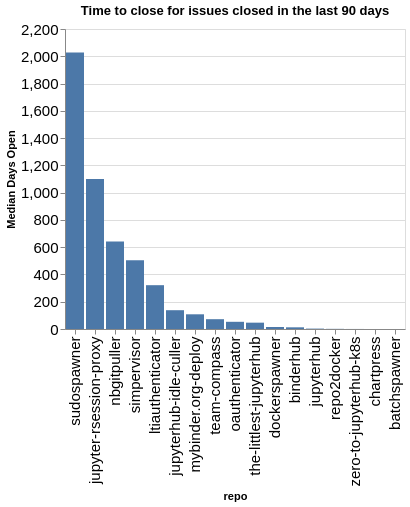

Source (notebook cell):
### Code cell
time_open = closed.groupby(['org', 'repo']).agg({'time_open': 'median'}).reset_index()
time_open['time_open'] = time_open['time_open'] / (60 * 60 * 24)
time_open['org/repo'] = time_open.apply(lambda a: a['org'] + '/' + a['repo'], axis=1)
sorted_vals = time_open.sort_values(['org', 'time_open'], ascending=False)['repo'].values
alt.Chart(data=time_open, title=f"Time to close for issues closed in the last {n_days} days").mark_bar().encode(
    x=alt.X('repo', sort=alt.Sort(sorted_vals.tolist())),
    y=alt.Y('time_open', title="Median Days Open"),
)

### Figure 1 — Vega-Lite specification as saved in the notebook (floating-point values rounded to 4 significant figures)
{"config": {"axisLeft": {"labelFontSize": 15}, "axisBottom": {"labelFontSize": 15}}, "data": {"name": "data-6d2671735ccbdb90cdf598f34e6ce8cc"}, "mark": {"type": "bar"}, "encoding": {"x": {"field": "repo", "sort": ["sudospawner", "jupyter-rsession-proxy", "nbgitpuller", "simpervisor", "ltiauthenticator", "jupyterhub-idle-culler", "mybinder.org-deploy", "team-compass", "oauthenticator", "the-littlest-jupyterhub", "dockerspawner", "binderhub", "jupyterhub", "repo2docker", "zero-to-jupyterhub-k8s", "chartpress", "batchspawner"], "type": "nominal"}, "y": {"field": "time_open", "title": "Median Days Open", "type": "quantitative"}}, "title": "Time to close for issues closed in the last 90 days", "$schema": "https://vega.github.io/schema/vega-lite/v5.20.1.json", "datasets": {"data-6d2671735ccbdb90cdf598f34e6ce8cc": [{"org": "jupyterhub", "repo": "batchspawner", "time_open": 0.00309, "org/repo": "jupyterhub/batchspawner"}, {"org": "jupyterhub", "repo": "binderhub", "time_open": 12.36, "org/repo": "jupyterhub/binderhub"}, {"org": "jupyterhub", "repo": "chartpress", "time_open": 0.09798, "org/repo": "jupyterhub/chartpress"}, {"org": "jupyterhub", "repo": "dockerspawner", "time_open": 14.6, "org/repo": "jupyterhub/dockerspawner"}, {"org": "jupyterhub", "repo": "jupyter-rsession-proxy", "time_open": 1100.0, "org/repo": "jupyterhub/jupyter-rsession-proxy"}, {"org": "jupyterhub", "repo": "jupyterhub", "time_open": 2.885, "org/repo": "jupyterhub/jupyterhub"}, {"org": "jupyterhub", "repo": "jupyterhub-idle-culler", "time_open": 137.8, "org/repo": "jupyterhub/jupyterhub-idle-culler"}, {"org": "jupyterhub", "repo": "ltiauthenticator", "time_open": 321.3, "org/repo": "jupyterhub/ltiauthenticator"}, {"org": "jupyterhub", "repo": "mybinder.org-deploy", "time_open": 107.8, "org/repo": "jupyterhub/mybinder.org-deploy"}, {"org": "jupyterhub", "repo": "nbgitpuller", "time_open": 642.4, "org/repo": "jupyterhub/nbgitpuller"}, {"org": "jupyterhub", "repo": "oauthenticator", "time_open": 52.81, "org/repo": "jupyterhub/oauthenticator"}, {"org": "jupyterhub", "repo": "repo2docker", "time_open": 1.154, "org/repo": "jupyterhub/repo2docker"}, {"org": "jupyterhub", "repo": "simpervisor", "time_open": 503.8, "org/repo": "jupyterhub/simpervisor"}, {"org": "jupyterhub", "repo": "sudospawner", "time_open": 2028.0, "org/repo": "jupyterhub/sudospawner"}, {"org": "jupyterhub", "repo": "team-compass", "time_open": 71.94, "org/repo": "jupyterhub/team-compass"}, {"org": "jupyterhub", "repo": "the-littlest-jupyterhub", "time_open": 46.47, "org/repo": "jupyterhub/the-littlest-jupyterhub"}, {"org": "jupyterhub", "repo": "zero-to-jupyterhub-k8s", "time_open": 0.3431, "org/repo": "jupyterhub/zero-to-jupyterhub-k8s"}]}}
